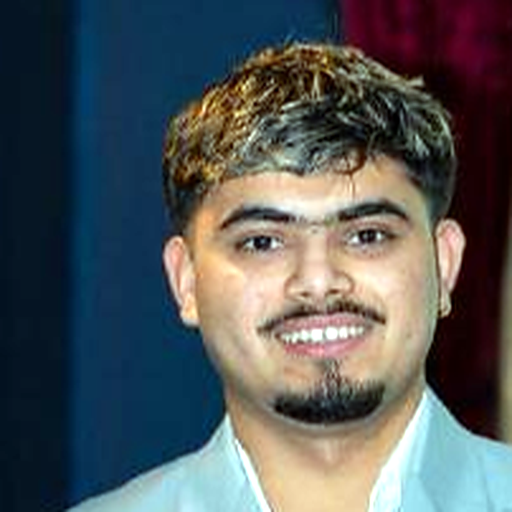
#> input picture assets/photo_prepped.png, 1024 x 1024 px (shown at 1/2 size)
$ python make_ascii_svg.py
#> lines starting #> are read from the running program, lines starting #| are printed output that depends on the picture
### scripts/theme.py
"""Single source of truth for the profile's visual identity.

Change ACTIVE_THEME, rerun the render scripts + build_readme.py, commit.
Every generated SVG and every third-party widget URL derives from here.
"""

USERNAME = "Dishantpaudel"
DISPLAY_NAME = "Dipshant Paudel"
PROMPT_HOST = "dipshant@github"

ACTIVE_THEME = "tokyonight"

THEMES = {
    "terminal-green": {
        "bg": "#0d1117", "panel": "#161b22", "border": "#2ea043",
        "fg": "#c9d1d9", "muted": "#8b949e",
        "accent": "#00ff41", "accent2": "#7ee787",
        "ramp": ["#161b22", "#0e4429", "#006d32", "#26a641", "#39d353"],
        "light": {
            "bg": "#ffffff", "panel": "#f6f8fa", "border": "#1a7f37",
            "fg": "#1f2328", "muted": "#57606a",
            "accent": "#1a7f37", "accent2": "#2da44e",
            "ramp": ["#ebedf0", "#9be9a8", "#40c463", "#30a14e", "#216e39"],
        },
        "widgets": {
            "stats_theme": "chartreuse-dark", "trophy_theme": "matrix",
            "graph_qs": "bg_color=0d1117&color=00ff41&line=00ff41&point=c9d1d9&title_color=00ff41",
            "streak_theme": "highcontrast",
            "typing_color": "00FF41",
        },
    },
    "tokyonight": {
        "bg": "#1a1b26", "panel": "#24283b", "border": "#3d59a1",
        "fg": "#c0caf5", "muted": "#565f89",
        "accent": "#7aa2f7", "accent2": "#bb9af7",
        "ramp": ["#24283b", "#3d59a1", "#5a7fd6", "#7aa2f7", "#b4f9f8"],
        "light": {
            "bg": "#ffffff", "panel": "#f2f3f8", "border": "#9aa5ce",
            "fg": "#343b58", "muted": "#8990b3",
            "accent": "#2e5bcd", "accent2": "#7847bd",
            "ramp": ["#e9ecf4", "#b3c3f0", "#7d9bea", "#4a74e0", "#2e5bcd"],
        },
        "widgets": {
            "stats_theme": "tokyonight", "trophy_theme": "tokyonight",
            "graph_theme": "tokyo-night",
            "streak_theme": "tokyonight",
            "typing_color": "70A5FD",
        },
    },
    "dracula": {
        "bg": "#282a36", "panel": "#343746", "border": "#6272a4",
        "fg": "#f8f8f2", "muted": "#6272a4",
        "accent": "#bd93f9", "accent2": "#ff79c6",
        "ramp": ["#343746", "#4d3d70", "#7452a8", "#9b6ee0", "#bd93f9"],
        "light": {
            "bg": "#ffffff", "panel": "#f5f3fa", "border": "#b0a4d6",
            "fg": "#2e2a3a", "muted": "#8b84a3",
            "accent": "#7c4dbe", "accent2": "#d6438f",
            "ramp": ["#efeaf8", "#d3bff0", "#b18ee4", "#9265d3", "#7c4dbe"],
        },
        "widgets": {
            "stats_theme": "dracula", "trophy_theme": "dracula",
            "graph_theme": "dracula", "streak_theme": "dracula",
            "typing_color": "BD93F9",
        },
    },
    "cyberpunk": {
        "bg": "#0b0221", "panel": "#160933", "border": "#54126b",
        "fg": "#e6e6fa", "muted": "#7a6f9b",
        "accent": "#ff2aff", "accent2": "#00e5ff",
        "ramp": ["#160933", "#54126b", "#a01db3", "#e02aff", "#00e5ff"],
        "light": {
            "bg": "#ffffff", "panel": "#faf2fc", "border": "#d093e0",
            "fg": "#3a2a44", "muted": "#9b84a8",
            "accent": "#b31bbf", "accent2": "#0899ab",
            "ramp": ["#f6e9f9", "#e9b8f2", "#d97fe8", "#c93fd9", "#b31bbf"],
        },
        "widgets": {
            "stats_theme": "synthwave", "trophy_theme": "radical",
            "graph_qs": "bg_color=0b0221&color=ff2aff&line=00e5ff&point=e6e6fa&title_color=ff2aff",
            "streak_theme": "black-ice",
            "typing_color": "FF2AFF",
        },
    },
}

T = THEMES[ACTIVE_THEME]

MONO = "ui-monospace,SFMono-Regular,Consolas,'Liberation Mono',Menlo,monospace"


def css_vars(extra_dark: str = "", extra_light: str = "") -> str:
    """Shared stylesheet: light defaults, dark palette under prefers-color-scheme.

    GitHub serves README SVGs through camo inside <img>; the browser still
    evaluates media queries inside the SVG against the OS color scheme.
    """
    L, D = T["light"], T
    return f"""<style>
  .card-bg {{ fill: {L['panel']}; stroke: {L['border']}; }}
  .title-fg {{ fill: {L['muted']}; }}
  .fg {{ fill: {L['fg']}; }}
  .muted {{ fill: {L['muted']}; }}
  .accent {{ fill: {L['accent']}; }}
  .accent2 {{ fill: {L['accent2']}; }}
  {extra_light}
  @media (prefers-color-scheme: dark) {{
    .card-bg {{ fill: {D['panel']}; stroke: {D['border']}; }}
    .title-fg {{ fill: {D['muted']}; }}
    .fg {{ fill: {D['fg']}; }}
    .muted {{ fill: {D['muted']}; }}
    .accent {{ fill: {D['accent']}; }}
    .accent2 {{ fill: {D['accent2']}; }}
    {extra_dark}
  }}
</style>"""


def svg_card(width: int, height: int, title: str, body: str,
             extra_dark: str = "", extra_light: str = "", defs: str = "") -> str:
    """Terminal-window card: rounded rect, border, traffic lights, title bar.

    Body content is translated below the 34px title bar.
    """
    return f"""<svg xmlns="http://www.w3.org/2000/svg" viewBox="0 0 {width} {height}" width="{width}" height="{height}" role="img" aria-label="{title}">
{css_vars(extra_dark, extra_light)}
{defs}
<rect class="card-bg" x="0.5" y="0.5" width="{width - 1}" height="{height - 1}" rx="10" stroke-width="1"/>
<circle cx="20" cy="17" r="5" fill="#ff5f56"/>
<circle cx="38" cy="17" r="5" fill="#ffbd2e"/>
<circle cx="56" cy="17" r="5" fill="#27c93f"/>
<text class="title-fg" x="{width / 2:.0f}" y="21" text-anchor="middle" font-family="{MONO}" font-size="12">{PROMPT_HOST}: ~ {title}</text>
<line x1="0" y1="34" x2="{width}" y2="34" class="card-bg" stroke-width="1" fill="none"/>
<g transform="translate(0,34)">
{body}
</g>
</svg>"""


def esc(s: str) -> str:
    return (s.replace("&", "&amp;").replace("<", "&lt;").replace(">", "&gt;")
             .replace('"', "&quot;"))


def hex_to_rgb(h):
    h = h.lstrip("#")
    return tuple(int(h[i:i + 2], 16) for i in (0, 2, 4))


def rgb_to_hex(rgb):
    return "#{:02x}{:02x}{:02x}".format(*(max(0, min(255, int(c))) for c in rgb))


def blend(hex_a: str, hex_b: str, t: float) -> str:
    a, b = hex_to_rgb(hex_a), hex_to_rgb(hex_b)
    return rgb_to_hex(tuple(a[i] + (b[i] - a[i]) * t for i in range(3)))

### scripts/make_ascii_svg.py
"""Truecolor ASCII portrait: each character keeps its source pixel color,
blended toward the theme accent so the portrait sits in the palette.

Per-row <text textLength> locks column alignment across OS font metrics.
"""
import os

from PIL import Image

from theme import MONO, T, blend, rgb_to_hex, svg_card

SRC = os.path.join(os.path.dirname(__file__), "..", "assets", "photo_prepped.png")
OUT = os.path.join(os.path.dirname(__file__), "..", "assets", "ascii-portrait.svg")

COLS = 88
CHAR_W, CHAR_H = 7.2, 13  # rendered cell size in svg units
RAMP = " .'-:;=+*x#%@█"  # light -> dense
ACCENT_BLEND = 0.30


def esc_char(ch):
    return {"&": "&amp;", "<": "&lt;", ">": "&gt;"}.get(ch, ch)


def tspan(color, chars):
    text = "".join(esc_char(ch) for ch in chars)
    if color is None:
        return f"<tspan>{text}</tspan>"
    return f'<tspan fill="{color}">{text}</tspan>'


def main():
    img = Image.open(SRC).convert("RGB")
#> img is the input picture: PIL image 1024x1024 RGB; mean R, G, B 82.3, 87.1, 88.7
    # cell is CHAR_W wide x CHAR_H tall, so fewer rows than cols keeps aspect
    rows = int(COLS * img.height / img.width * CHAR_W / CHAR_H)
#> rows = 48
    small = img.resize((COLS, rows), Image.LANCZOS)
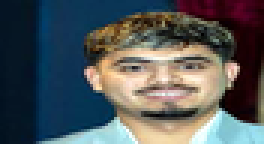
#> small: PIL image 88x48 RGB (shown 3 times larger); mean R, G, B 82.3, 87.1, 88.7
    px = small.load()

    body = []
    width = COLS * CHAR_W
    for y in range(rows):
        spans = []
        run_color, run_chars = None, []
        for x in range(COLS):
            r, g, b = px[x, y]
            lum = 0.2126 * r + 0.7152 * g + 0.0722 * b
            ch = RAMP[int(lum / 255 * (len(RAMP) - 1))]
            if ch == " ":
                color = None
            else:
                # quantize to soften color count, then pull toward accent
                q = (r // 24 * 24, g // 24 * 24, b // 24 * 24)
                color = blend(rgb_to_hex(q), T["accent"], ACCENT_BLEND)
            if color != run_color and run_chars:
                spans.append((run_color, "".join(run_chars)))
                run_chars = []
            run_color = color
            run_chars.append(ch)
        if run_chars:
            spans.append((run_color, "".join(run_chars)))

        tspans = "".join(tspan(c, s) for c, s in spans)
        body.append(
            f'<text xml:space="preserve" x="10" y="{14 + y * CHAR_H}" '
            f'font-family="{MONO}" font-size="12" textLength="{width:.0f}" '
            f'lengthAdjust="spacing">{tspans}</text>')

    w = int(width + 20)
    h = int(rows * CHAR_H + 24)
    svg = svg_card(w, 34 + h, "./portrait --ascii --truecolor", "\n".join(body))
    with open(OUT, "w", encoding="utf-8") as f:
        f.write(svg)
    size_kb = os.path.getsize(OUT) / 1024
    print(f"ascii portrait: {COLS}x{rows} chars, {size_kb:.0f} KB")
#| ascii portrait: 88x48 chars, 72 KB


if __name__ == "__main__":
    main()
